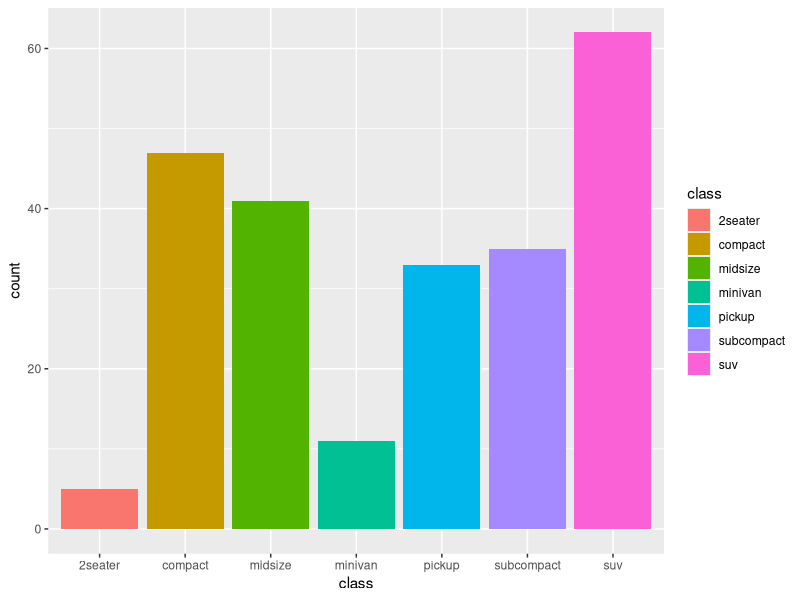
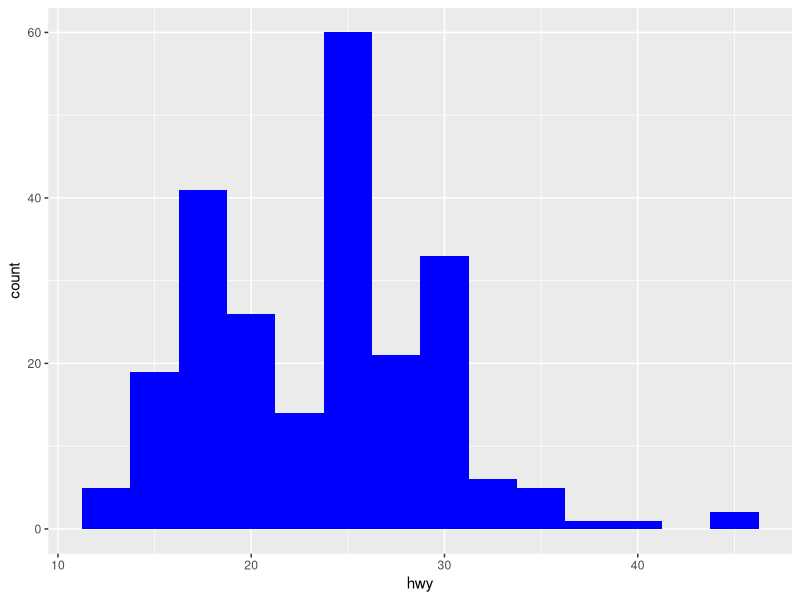
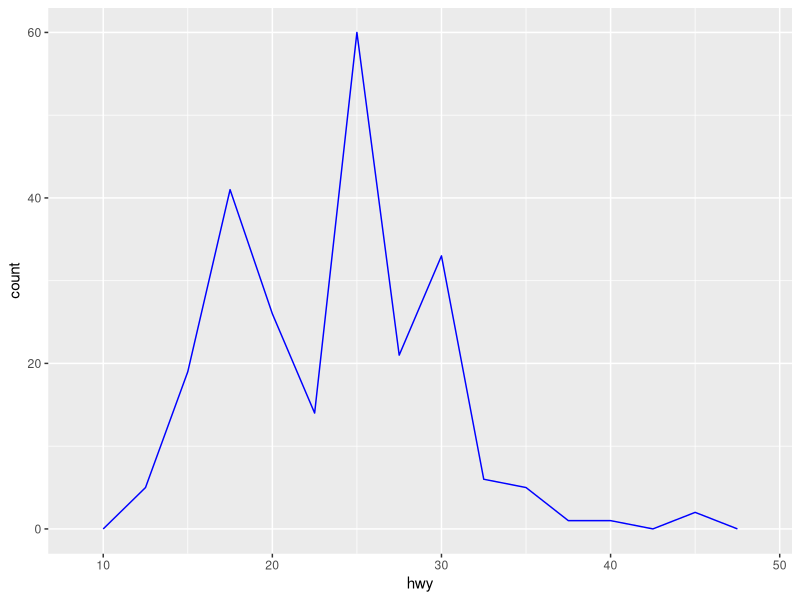
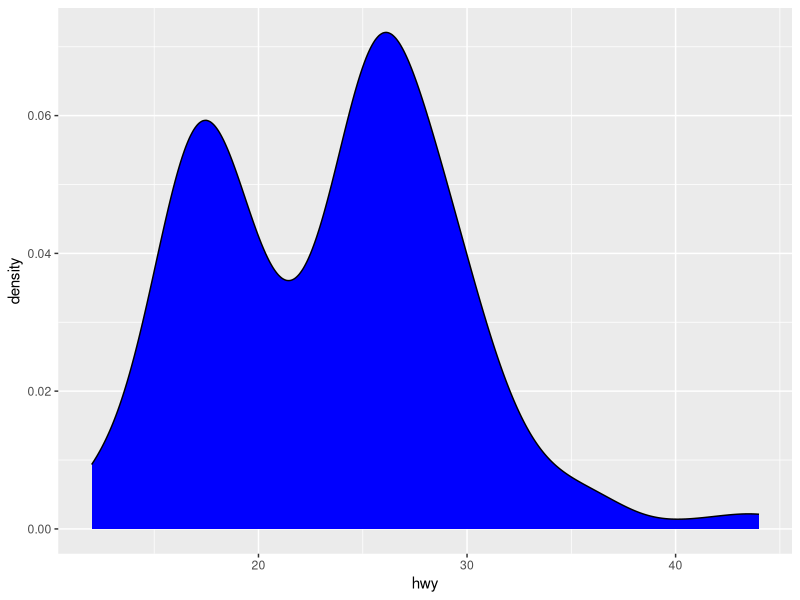
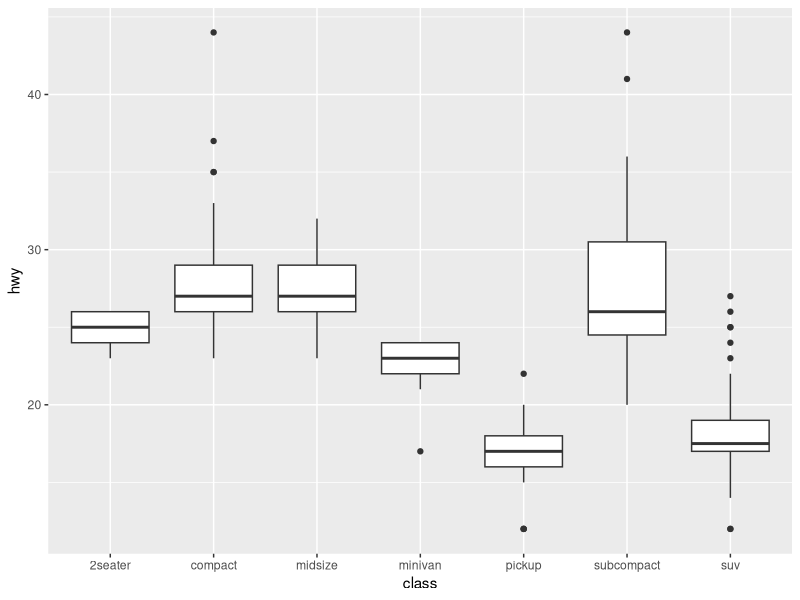
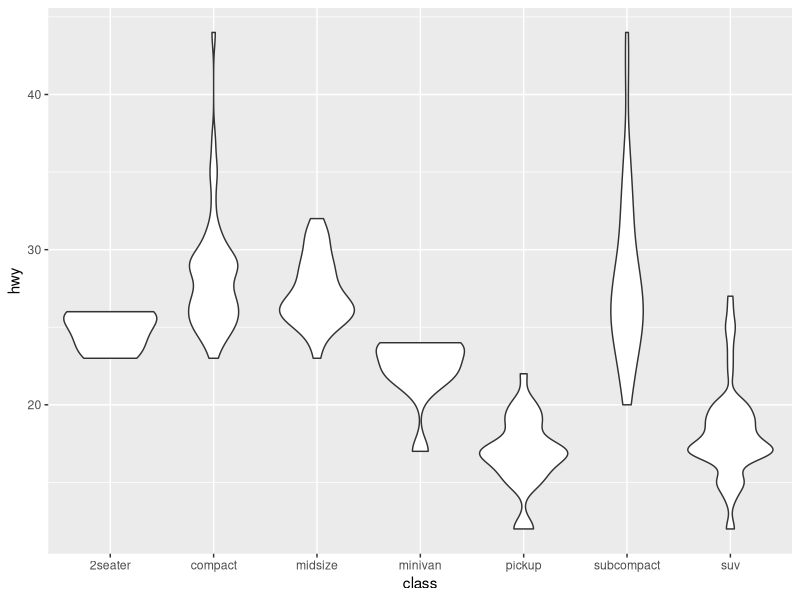
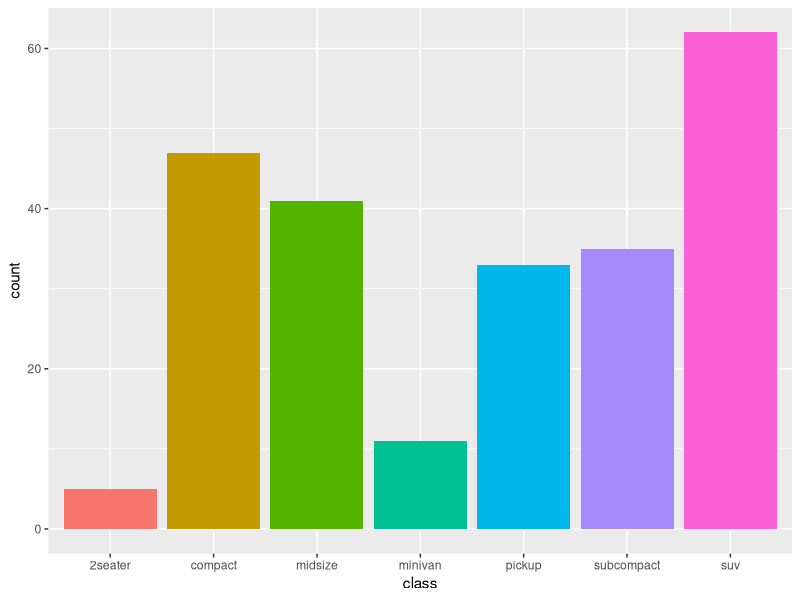
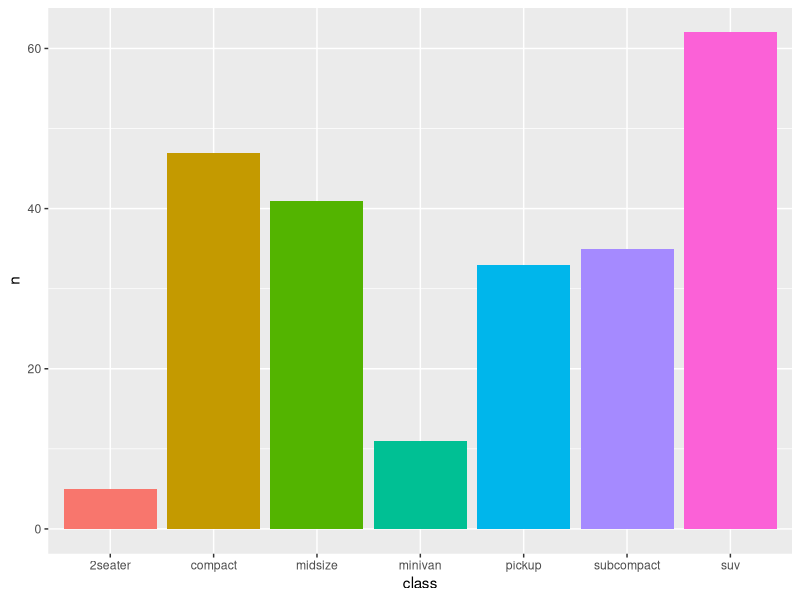

The R script that drew these images, in order:
## ---- chunk 1
knitr::opts_chunk$set(echo = TRUE, message = FALSE, warning = FALSE)
library(tidyverse)
## ---- chunk 2
ggplot(data = mpg, mapping = aes(x = class, fill = class)) +
  geom_bar()
## ---- chunk 3
ggplot(data = mpg, mapping = aes(x = hwy)) +
  geom_histogram(fill = "blue", binwidth = 2.5)
## ---- chunk 4
ggplot(data = mpg, mapping = aes(x = hwy)) +
  geom_freqpoly(color = "blue", binwidth = 2.5)
## ---- chunk 5
ggplot(data = mpg, mapping = aes(x = hwy)) +
  geom_density(fill = "blue")
## ---- chunk 6
ggplot(data = mpg, mapping = aes(x = class, y = hwy)) +
  geom_boxplot()
## ---- chunk 7
ggplot(data = mpg, mapping = aes(x = class, y = hwy)) +
  geom_violin()
## ---- chunk 8
ggplot(data = mpg, mapping = aes(x = class, fill = class)) +
  geom_bar(show.legend = FALSE)
## ---- chunk 9
class_count <- mpg %>% 
  count(class)
print(class_count)
ggplot(data = class_count, mapping = aes(x = class, y = n, fill = class)) +
  geom_col(show.legend = FALSE)
## ---- chunk 10
ggplot(data = mpg, mapping = aes(x = displ, y = hwy)) +
  geom_point() +
  geom_smooth()
## ---- chunk 11
ggplot(data = mpg, mapping = aes(x = displ, y = hwy)) +
  geom_point() +
  geom_smooth(method = "lm")
## ---- chunk 12
ggplot(data = diamonds, mapping = aes(x = cut, color = cut)) +
  geom_bar(show.legend = FALSE, size = 3)
## ---- chunk 13
ggplot(data = diamonds, mapping = aes(x = cut, fill = cut)) +
  geom_bar(show.legend = FALSE)
## ---- chunk 14
ggplot(data = diamonds, mapping = aes(x = cut, fill = clarity)) +
  geom_bar()
## ---- chunk 15
ggplot(data = diamonds, mapping = aes(x = cut, fill = clarity)) +
  geom_bar(alpha = 1/5, position = "identity")
## ---- chunk 16
ggplot(data = diamonds, mapping = aes(x = cut, fill = clarity)) +
  geom_bar(position = "fill")
## ---- chunk 17
ggplot(data = diamonds, mapping = aes(x = cut, fill = clarity)) +
  geom_bar(position = "dodge")
## ---- chunk 18
ggplot(data = mpg, mapping = aes(x = displ, y = hwy)) +
  geom_point() 
## ---- chunk 19
ggplot(data = mpg, mapping = aes(x = displ, y = hwy)) +
  geom_point(position = "jitter")
## ---- chunk 20
ggplot(data = mpg, mapping = aes(x = class, fill = drv)) +
  geom_bar(position = "dodge") +
  coord_flip()
## ---- chunk 21
ggplot(data = mpg, mapping = aes(x = class, y = hwy)) +
  geom_violin(fill = "lightgreen") +
  geom_boxplot(fill = "lightblue", width = 0.1) +
  coord_flip()
## ---- chunk 22
nz <- map_data("nz")

new_zealand <- ggplot(data = nz, aes(x = long, y = lat, group = group)) +
  geom_polygon(fill = "white", color = "black")

new_zealand

new_zealand +
  coord_quickmap()
## ---- chunk 23
ggplot(data = diamonds, mapping = aes(x = cut, fill = clarity)) +
  geom_bar(position = "dodge") +
  coord_flip() +
  facet_grid(vars(color))
